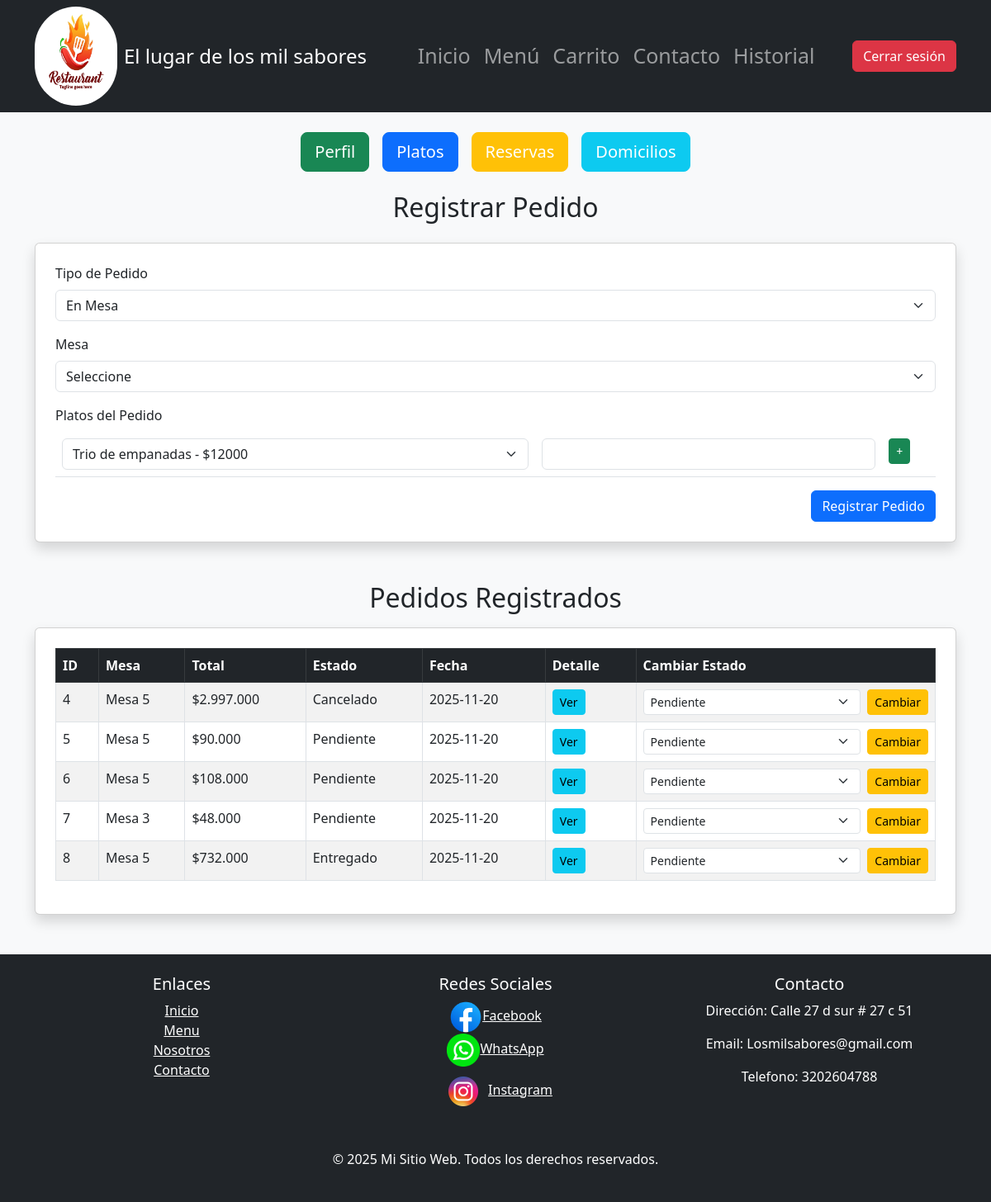
The page /Views/HTML/pedidos.php (signed in) on the database its author committed.
### tables this page shows
CREATE TABLE `pedido` (
  `Id_Pedido` int(5) NOT NULL,
  `Fecha` date NOT NULL,
  `Estado` enum('Pendiente','En preparacion','Entregado','Cancelado') NOT NULL,
  `Total` decimal(10,2) NOT NULL,
  `Id_Mesa` int(5) NOT NULL,
  `Id_Usuario` int(11) DEFAULT NULL,
  `DireccionEntrega` varchar(255) DEFAULT NULL,
  `TelefonoEntrega` varchar(20) DEFAULT NULL
);

### Config/conexion.php (called while the page is built, shortened)
<?php
class Database {
    private static $host = "localhost";
    private static $dbname = "restaurantenuevo";
    private static $username = "adminis";
    private static $password = "12345";
    private static $charset = "utf8mb4";
    private static $pdo = null;
    public static function connect() {
        if (self::$pdo === null) {
            try {
                $dsn = "mysql:host=" . self::$host . ";dbname=" . self::$dbname . ";charset=" . self::$charset;
                self::$pdo = new PDO($dsn, self::$username, self::$password);
                self::$pdo->setAttribute(PDO::ATTR_ERRMODE, PDO::ERRMODE_EXCEPTION);
            } catch (PDOException $e) {
                die("Error de conexión: " . $e->getMessage());
            }
        }
        return self::$pdo;
    }
}

### Controlador/productocontrolador.php (called while the page is built, shortened)
<?php
require_once __DIR__ . '/../Modelo/Productos.php';
class ProductoControlador {
    private $modelo;
    public function __construct() {
        $this->modelo = new Plato();
    }
    public function listarProductos($soloDisponibles = false) {
        return $this->modelo->listarPlatos($soloDisponibles);
    }
}
?>

### Modelo/Productos.php (called while the page is built, shortened)
<?php
require_once __DIR__ . '/../Config/conexion.php';
class Plato {
    private $db;
    public function __construct() {
        $this->db = Database::connect();
    }
    public function listarPlatos($soloDisponibles = false) {
        try {
            if ($this->columnExists('Id_Menu') && $this->tableExists('menu')) {
                $sql = "SELECT p.*, m.Nombre AS CategoriaNombre FROM producto p LEFT JOIN menu m ON p.Id_Menu = m.Id_Menu";
                $stmt = $this->db->query($sql);
                return $stmt->fetchAll();
            }
        } catch (PDOException $e) {
        }
        $sql = "SELECT * FROM producto";
        $stmt = $this->db->query($sql);
        return $stmt->fetchAll();
    }
    private function columnExists($columnName) {
        try {
            $stmt = $this->db->prepare("SHOW COLUMNS FROM producto LIKE :col");
            $stmt->execute([':col' => $columnName]);
            $row = $stmt->fetch();
            return (bool)$row;
        } catch (Exception $e) {
            return false;
        }
    }
    private function tableExists($tableName) {
        try {
            $stmt = $this->db->prepare("SHOW TABLES LIKE :t");
            $stmt->execute([':t' => $tableName]);
            $row = $stmt->fetch();
            return (bool)$row;
        } catch (Exception $e) {
            return false;
        }
    }
}
?>

### Controlador/pedidocontrolador.php (called while the page is built, shortened)
<?php
require_once __DIR__ . "/../Modelo/Pedido.php";
class PedidoControlador {
    private $pedido;
    public function __construct() {
        $this->pedido = new Pedido();
    }
    public function listarPedidos() {
        return $this->pedido->listarPedidos();
    }
}

### Modelo/Pedido.php (called while the page is built, shortened)
<?php
require_once __DIR__ . "/../Config/conexion.php";
class Pedido {
    private $db;
    public function __construct() {
        $this->db = Database::connect();
    }
    public function listarPedidos() {
        $sql = "SELECT * FROM pedido ORDER BY Fecha DESC";
        return $this->db->query($sql)->fetchAll(PDO::FETCH_ASSOC);
    }
}

### Views/HTML/Pedidos.php (the view, shortened to what this page needs)
<?php
require_once __DIR__ . "/../../Controlador/pedidocontrolador.php";
require_once __DIR__ . "/../../Controlador/productocontrolador.php";
$pedidoController = new PedidoControlador();
$productoController = new ProductoControlador();
$productos = $productoController->listarProductos();
$pedidos = $pedidoController->listarPedidos();
?>
<!DOCTYPE html>
<html lang="es">
<head>
 <nav class="navbar navbar-expand-lg navbar-dark bg-dark">
    <div class="container">
      <a class="navbar-brand d-flex align-items-center" style="height: 120px;" href="#">
        <img src="../Img/logo 1.jpg" alt="Logo" width="100" height="120" class="me-2 rounded-pill">
        <span class="fs-4">El lugar de los mil sabores</span>
      </a>
<div class="collapse navbar-collapse" id="navbarNav">
    <ul class="navbar-nav ms-auto">
      <li class="nav-item">
        <a class="nav-link" style="font-size: 25px;" href="../Index.html">Inicio</a>
      </li>
      <li class="nav-item">
        <a class="nav-link"style="font-size: 25px;" href="../Html/Menu.html">Menú</a>
      </li>
      <li class="nav-item">
        <a class="nav-link" style="font-size: 25px;" href="../Html/Carrito.html">Carrito</a>
      </li>
      <li class="nav-item">
        <a class="nav-link" style="font-size: 25px;" href="../Html/Contacto.html">Contacto</a>
      </li>
      <li class="nav-item">
        <a class="nav-link" style="font-size: 25px;" href="../Html/Historial.html">Historial</a>
      </li>
    </ul>
    <div class="ms-auto">
        <form action="../../Controlador/usuariocontrolador.php" method="POST">
            <button class="btn btn-danger text-white" type="submit" name="cerrar">Cerrar sesión</button>
        </form>
    </div>
  </div>
</div>
</nav>
<div>
        <div class="container my-4">
            <div class="d-flex justify-content-center gap-3 flex-wrap">
                <a href="perfil.php" class="btn btn-success btn-lg">Perfil</a>
                <a href="crudplatos.php" class="btn btn-primary btn-lg">Platos</a>
                <a href="reservas.php" class="btn btn-warning btn-lg text-white">Reservas</a>
                <a href="domicilios.php" class="btn btn-info btn-lg text-white">Domicilios</a>
            </div>
        </div>
    <link rel="stylesheet"
          href="https://cdn.jsdelivr.net/npm/bootstrap@5.3.0/dist/css/bootstrap.min.css">
</head>
<body class="bg-light">
<div class="container mt-4">
    <h2 class="mb-4 text-center">Registrar Pedido</h2>
    <div class="card shadow p-4 mb-5">
        <form action="../../Controlador/pedidocontrolador.php" method="POST">
            <div class="mb-3">
                <label class="form-label">Tipo de Pedido</label>
                <select id="tipoPedido" name="tipoPedido" class="form-select" onchange="toggleTipoPedido()" required>
                    <option value="mesa">En Mesa</option>
                </select>
            </div>
            <div id="mesaField" class="mb-3">
                <label class="form-label">Mesa</label>
                <select id="Id_Mesa" name="Id_Mesa" class="form-select">
                    <option value="">Seleccione</option>
                </select>
            </div>
            <label class="form-label">Platos del Pedido</label>
            <table class="table" id="tablaPlatos">
                <tr>
                    <td>
                        <select name="platos[]" class="form-select" onchange="actualizarPrecio(this)" required>
                            <?php foreach ($productos as $p): ?>
                                <option value="<?= $p['Id_Producto'] ?>" data-precio="<?= $p['Precio'] ?>">
                                    <?= $p['Nombre'] ?> - $<?= $p['Precio'] ?>
                                </option>
                            <?php endforeach; ?>
                        </select>
                    </td>
                    <td>
                        <input type="number" name="cantidades[]" class="form-control" min="1" required>
                    </td>
                    <td>
                        <button type="button" onclick="agregarPlato()" class="btn btn-success btn-sm">+</button>
                    </td>
                </tr>
            </table>
            <div class="text-end">
                <button type="submit" class="btn btn-primary">Registrar Pedido</button>
            </div>
        </form>
    </div>
    <h2 class="mb-3 text-center">Pedidos Registrados</h2>
    <div class="card shadow p-4">
        <div class="table-responsive">
            <table class="table table-bordered table-striped">
                <thead class="table-dark">
                <tr>
                    <th>ID</th>
                    <th>Mesa</th>
                    <th>Total</th>
                    <th>Estado</th>
                    <th>Fecha</th>
                    <th>Detalle</th>
                    <th>Cambiar Estado</th>
                </tr>
                </thead>
                <tbody>
                <?php if (!empty($pedidos)): ?>
                    <?php foreach ($pedidos as $p): ?>
                        <tr>
                            <td><?= $p['Id_Pedido'] ?></td>
                            <td>Mesa <?= $p['Id_Mesa'] ?></td>
                            <td>$<?= number_format($p['Total'], 0, ',', '.') ?></td>
                            <td><?= ucfirst($p['Estado']) ?></td>
                            <td><?= $p['Fecha'] ?></td>
                            <td>
                                <a href="Detallepedido.php?id=<?= $p['Id_Pedido'] ?>" class="btn btn-info btn-sm">
                                    Ver
                                </a>
                            </td>
                            <td>
                                <form action="../../Controlador/pedidocontrolador.php" method="POST" class="d-flex">
                                    <select name="Estado" class="form-select form-select-sm me-2">
                                        <option value="Pendiente">Pendiente</option>
                                    </select>
                                    <button class="btn btn-warning btn-sm" type="submit">Cambiar</button>
                                </form>
                            </td>
                        </tr>
                    <?php endforeach; ?>
                <?php else: ?>
                    <tr>
                        <td colspan="7" class="text-center text-muted">No hay pedidos registrados</td>
                    </tr>
                <?php endif; ?>
                </tbody>
            </table>
        </div>
    </div>
</div>
<footer class="bg-dark text-white text-center p-4 mt-5">
    <div class="container">
    <div class="row">
    <div class="col-md-4">
    <h5>Enlaces</h5>
    <ul class="list-unstyled">
    <li><a href="../Html/Index.html" class="text-white">Inicio</a></li>
    <li><a href="#" class="text-white">Menu</a></li>
    <li><a href="../Html/Nosotros.html" class="text-white">Nosotros</a></li>
    <li><a href="../Html/Contacto.html" class="text-white">Contacto</a></li>
    </ul>
    </div>
    <div class="col-md-4">
    <h5>Redes Sociales</h5>
    <ul class="list-unstyled">
    <li><img src="../Img/Face.webp" style="width: 40px;" alt=""><a href="#" class="text-white">Facebook</a></li>
    <li><img src="../Img/logowhatsapppng.webp" style="width: 40px;" alt=""><a href="#" class="text-white">WhatsApp</a></li>
    <li><img src="../Img/logoinstagram.png" style="width: 60px;" alt=""><a href="#" class="text-white">Instagram</a></li>
    </ul>
    </div>
    <div class="col-md-4">
    <h5>Contacto</h5>
    <p>Dirección: Calle 27 d sur # 27 c 51</p>
    <p>Email: Losmilsabores@gmail.com</p>
    <p>Telefono: 3202604788</p>
    </div>
    </div>
    </div>
    <div class="text-center mt-4">
    <p>&copy; 2025 Mi Sitio Web. Todos los derechos reservados.</p>
    </div>
    </footer>
</body>
</html>

### rows shown on the page
pedido: Id_Pedido "4", Id_Mesa "5", Total "2.997.000", Estado "Cancelado", Fecha "2025-11-20"
pedido: Id_Pedido "5", Id_Mesa "5", Total "90.000", Estado "Pendiente", Fecha "2025-11-20"
pedido: Id_Pedido "6", Id_Mesa "5", Total "108.000", Estado "Pendiente", Fecha "2025-11-20"
pedido: Id_Pedido "7", Id_Mesa "3", Total "48.000", Estado "Pendiente", Fecha "2025-11-20"
pedido: Id_Pedido "8", Id_Mesa "5", Total "732.000", Estado "Entregado", Fecha "2025-11-20"

### other values the page prints
form field value "Trio de empanadas - $12000"
